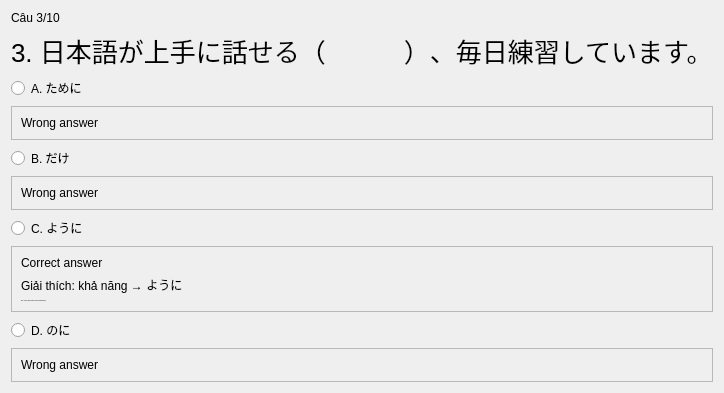
               <widget class="QWidget" name="page_9">
                <layout class="QVBoxLayout" name="verticalLayout_54">
                 <item>
                  <widget class="QLabel" name="label_88">
                   <property name="text">
                    <string>Câu 3/10</string>
                   </property>
                  </widget>
                 </item>
                 <item>
                  <widget class="QLabel" name="label_89">
                   <property name="styleSheet">
                    <string notr="true">font-size: 26px;</string>
                   </property>
                   <property name="text">
                    <string>3. 日本語が上手に話せる（　　　）、毎日練習しています。</string>
                   </property>
                  </widget>
                 </item>
                 <item>
                  <widget class="QRadioButton" name="radioButton_33">
                   <property name="text">
                    <string>A. ために</string>
                   </property>
                  </widget>
                 </item>
                 <item>
                  <widget class="QFrame" name="frame_49">
                   <property name="frameShape">
                    <enum>QFrame::StyledPanel</enum>
                   </property>
                   <property name="frameShadow">
                    <enum>QFrame::Raised</enum>
                   </property>
                   <layout class="QVBoxLayout" name="verticalLayout_55">
                    <item>
                     <widget class="QLabel" name="label_107">
                      <property name="text">
                       <string>Wrong answer</string>
                      </property>
                     </widget>
                    </item>
                   </layout>
                  </widget>
                 </item>
                 <item>
                  <widget class="QRadioButton" name="radioButton_34">
                   <property name="text">
                    <string>B. だけ</string>
                   </property>
                  </widget>
                 </item>
                 <item>
                  <widget class="QFrame" name="frame_50">
                   <property name="frameShape">
                    <enum>QFrame::StyledPanel</enum>
                   </property>
                   <property name="frameShadow">
                    <enum>QFrame::Raised</enum>
                   </property>
                   <layout class="QVBoxLayout" name="verticalLayout_56">
                    <item>
                     <widget class="QLabel" name="label_108">
                      <property name="text">
                       <string>Wrong answer</string>
                      </property>
                     </widget>
                    </item>
                   </layout>
                  </widget>
                 </item>
                 <item>
                  <widget class="QRadioButton" name="radioButton_35">
                   <property name="text">
                    <string>C. ように</string>
                   </property>
                  </widget>
                 </item>
                 <item>
                  <widget class="QFrame" name="frame_51">
                   <property name="frameShape">
                    <enum>QFrame::StyledPanel</enum>
                   </property>
                   <property name="frameShadow">
                    <enum>QFrame::Raised</enum>
                   </property>
                   <layout class="QVBoxLayout" name="verticalLayout_57">
                    <item>
                     <widget class="QLabel" name="label_106">
                      <property name="text">
                       <string>Correct answer</string>
                      </property>
                     </widget>
                    </item>
                    <item>
                     <widget class="QLabel" name="label_105">
                      <property name="text">
                       <string>Giải thích: khả năng → ように</string>
                      </property>
                     </widget>
                    </item>
                    <item>
                     <widget class="QLabel" name="label_104">
                      <property name="font">
                       <font>
                        <family>Segoe UI</family>
                        <pointsize>-1</pointsize>
                       </font>
                      </property>
                      <property name="styleSheet">
                       <string notr="true">text-font : 20px;</string>
                      </property>
                      <property name="text">
                       <string>Dịch: Tôi luyện tập mỗi ngày để có thể nói tiếng Nhật giỏi.</string>
                      </property>
                     </widget>
                    </item>
                   </layout>
                  </widget>
                 </item>
                 <item>
                  <widget class="QRadioButton" name="radioButton_36">
                   <property name="text">
                    <string>D. のに</string>
                   </property>
                  </widget>
                 </item>
                 <item>
                  <widget class="QFrame" name="frame_52">
                   <property name="frameShape">
                    <enum>QFrame::StyledPanel</enum>
                   </property>
                   <property name="frameShadow">
                    <enum>QFrame::Raised</enum>
                   </property>
                   <layout class="QVBoxLayout" name="verticalLayout_58">
                    <item>
                     <widget class="QLabel" name="label_109">
                      <property name="text">
                       <string>Wrong answer</string>
                      </property>
                     </widget>
                    </item>
                   </layout>
                  </widget>
                 </item>
                </layout>
               </widget>
